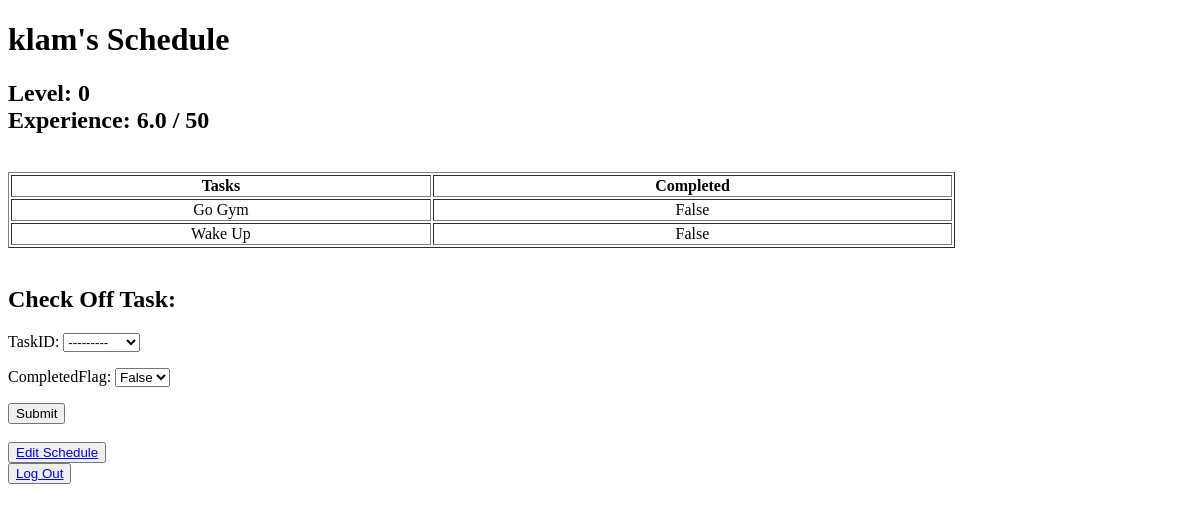
The page /schedule/ (signed in) on the database as committed earlier.
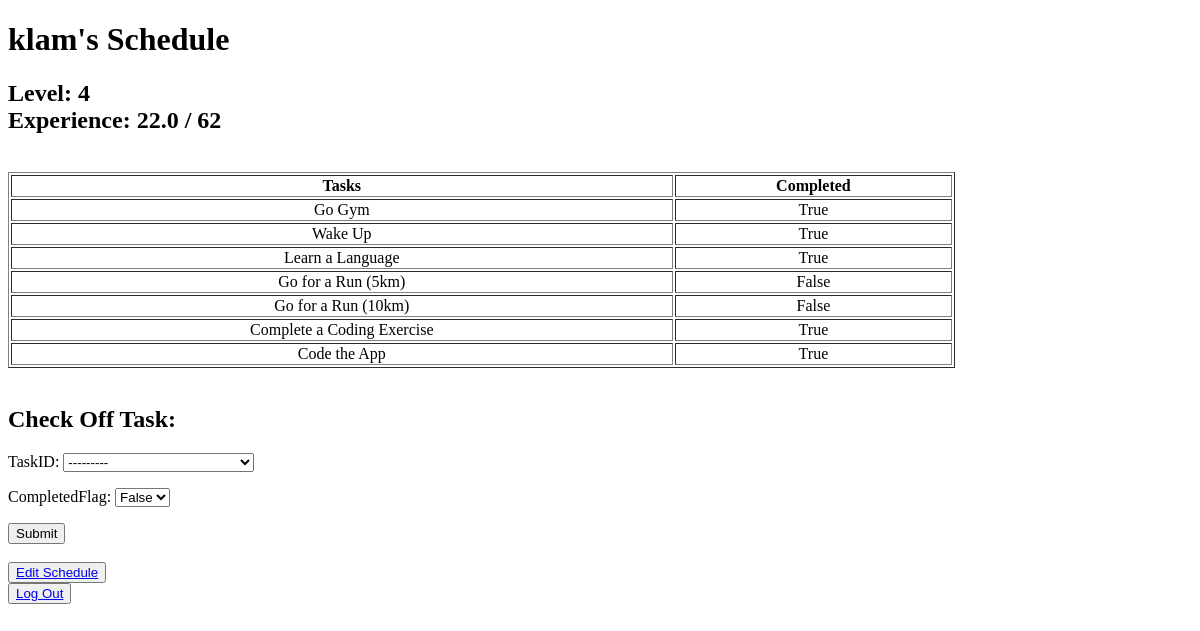
The same page on the database as committed later.
### planner/models.py (models this page shows, shortened)
class userProfile(models.Model):
    user = models.OneToOneField(User, on_delete=models.CASCADE)
    lastLogin = models.DateField(default = timezone.now)
    level = models.IntegerField(default = 0)
    experience = models.FloatField(default = 0)
    maxXP = models.IntegerField(default = 50)

class task(models.Model):
    taskID = models.AutoField(primary_key=True)
    categoryID = models.ForeignKey(category,on_delete=models.CASCADE)
    taskInfo = models.CharField(max_length=255)
    xpMultiplier = models.IntegerField(default = 1)
    def __str__(self):
        return self.taskInfo

### planner/views.py (the view, shortened to what this page needs)
# urls.py: path('schedule/',views.displaySchedule, name = 'display'),
def displaySchedule(request):
    currentUser = request.user
    resetSchedule(request,currentUser)
    completedTaskForm = completeTask()
    userInstance = User.objects.get(username = currentUser)
    scheduleInstance = schedule.objects.get(user = userInstance)
    userProfileInstance = userProfile.objects.get(user = userInstance)
    experience = userProfileInstance.experience
    level = userProfileInstance.level
    maxXP = userProfileInstance.maxXP
    tasks = scheduleInstance.taskID.all()
    task_ids = [task.taskID for task in tasks]
    taskInfos = [task.taskInfo for task in tasks]
    flags = []
    for id in task_ids:
        completedInstance = completed.objects.get(userID = userProfileInstance, taskID = id)
        flags.append(completedInstance.completedFlag)
    taskzip = zip(taskInfos,flags)
    context = {
        'user' : currentUser,
        'tasks' : taskzip,
        'experience' : experience,
        'max' : maxXP,
        'level' : level,
        'form' : completedTaskForm,
        }
    return render(request,'schedule.html',context)

### planner/forms.py
class completeTask(forms.ModelForm):
    class Meta:
        model = completed
        fields=['taskID','completedFlag']
        widgets = {
            'taskID': forms.Select(attrs={'class':'form-control'}),
            'completedFlag': TrueFalseDropdown()
        }

### planner/functions.py (called while the page is built)
@login_required
def resetSchedule(request,user):
    user_instance = User.objects.get(username=user)
    profileInstance = userProfile.objects.get(user=user_instance)
    completedInstance = completed.objects.filter(userID = profileInstance)
    currentDate = date.today()
    lastLogin = profileInstance.lastLogin
    currentDay = currentDate.day
    lastLoginDay = lastLogin.day
    if currentDate != lastLogin:
        for task in completedInstance:
            task.completedFlag = False
            task.save()
        profileInstance.lastLogin = currentDate
        profileInstance.save()

### planner/templates/schedule.html (shortened to what this page needs)
<!DOCTYPE html>
<html lang="en">
<head>
</head>
<body>
    <h1>{{user}}'s Schedule</h1>
    <h2>
        Level: {{level}} <br>
        Experience: {{experience}} / {{max}}
    </h2>
    <br>
    <table class="table" border="1" width="80%" height="100%">
        <thead>
            <tr>
                <th scope="col">Tasks</th>
                <th scope="col">Completed</th>
            </tr>
            </thead>
            <tbody>
            {% for task,flag in tasks %}
            <tr>
                <td align="center">{{task}}</td>
                <td align="center"> {{flag}}</td>
            </tr>
            {% endfor %}
            </tbody>
    </table>
    <br>
    <h2>Check Off Task:</h2>
    <form method="POST">
        {% for field in form %}
            <p>{{field.label}}: {{field}} {{ field.errors }}</p>
        {% endfor %}
        <input type="submit" name="completion">
    </form>
    <br>
    <button><a href="/editSchedule">Edit Schedule</a></button>
    <br>
    <button><a href="/logout">Log Out</a></button>
</body>
</html>

Rows that differ between the two databases and show on the page:
changed userProfile: experience "6.0" → "22.0"
added task: tasks "Learn a Language"
added task: tasks "Go for a Run (5km)"
added task: tasks "Go for a Run (10km)"
added task: tasks "Complete a Coding Exercise"
added task: tasks "Code the App"
Other text that changed with them:
{{ level }}: "0" → "4"
{{ max }}: "50" → "62"
new list line: "Go Gym"
new list line: "True"
new list line: "Wake Up"
new list line: "False"
list line gone: "Go Gym"
list line gone: "False"
list line gone: "Wake Up"
